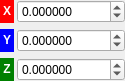
<?xml version="1.0" encoding="UTF-8"?>
<ui version="4.0">
 <class>Widget_ProxyParameter_Vector3D</class>
 <widget class="QWidget" name="Widget_ProxyParameter_Vector3D">
  <property name="geometry">
   <rect>
    <x>0</x>
    <y>0</y>
    <width>111</width>
    <height>72</height>
   </rect>
  </property>
  <property name="windowTitle">
   <string>Form</string>
  </property>
  <layout class="QGridLayout" name="gridLayout">
   <property name="leftMargin">
    <number>0</number>
   </property>
   <property name="topMargin">
    <number>0</number>
   </property>
   <property name="rightMargin">
    <number>0</number>
   </property>
   <property name="bottomMargin">
    <number>0</number>
   </property>
   <property name="horizontalSpacing">
    <number>3</number>
   </property>
   <item row="0" column="0">
    <widget class="QLabel" name="label_x">
     <property name="sizePolicy">
      <sizepolicy hsizetype="Fixed" vsizetype="Minimum">
       <horstretch>0</horstretch>
       <verstretch>0</verstretch>
      </sizepolicy>
     </property>
     <property name="styleSheet">
      <string notr="true">color: white;
background-color: red;
padding-left: 3%;
padding-right: 3%;</string>
     </property>
     <property name="text">
      <string>&lt;b&gt;X&lt;/b&gt;</string>
     </property>
     <property name="textFormat">
      <enum>Qt::AutoText</enum>
     </property>
     <property name="scaledContents">
      <bool>false</bool>
     </property>
     <property name="alignment">
      <set>Qt::AlignCenter</set>
     </property>
     <property name="wordWrap">
      <bool>false</bool>
     </property>
     <property name="openExternalLinks">
      <bool>false</bool>
     </property>
    </widget>
   </item>
   <item row="0" column="1">
    <widget class="QDoubleSpinBox" name="doubleSpinBox_x">
     <property name="sizePolicy">
      <sizepolicy hsizetype="Minimum" vsizetype="Fixed">
       <horstretch>0</horstretch>
       <verstretch>0</verstretch>
      </sizepolicy>
     </property>
     <property name="decimals">
      <number>6</number>
     </property>
     <property name="minimum">
      <double>-99999.000000000000000</double>
     </property>
     <property name="maximum">
      <double>99999.000000000000000</double>
     </property>
     <property name="singleStep">
      <double>0.050000000000000</double>
     </property>
    </widget>
   </item>
   <item row="1" column="0">
    <widget class="QLabel" name="label_y">
     <property name="sizePolicy">
      <sizepolicy hsizetype="Fixed" vsizetype="Minimum">
       <horstretch>0</horstretch>
       <verstretch>0</verstretch>
      </sizepolicy>
     </property>
     <property name="styleSheet">
      <string notr="true">color: white;
background-color: blue;
padding-left: 3%;
padding-right: 3%;</string>
     </property>
     <property name="text">
      <string>&lt;b&gt;Y&lt;/b&gt;</string>
     </property>
     <property name="alignment">
      <set>Qt::AlignCenter</set>
     </property>
    </widget>
   </item>
   <item row="1" column="1">
    <widget class="QDoubleSpinBox" name="doubleSpinBox_y">
     <property name="sizePolicy">
      <sizepolicy hsizetype="Minimum" vsizetype="Minimum">
       <horstretch>0</horstretch>
       <verstretch>0</verstretch>
      </sizepolicy>
     </property>
     <property name="decimals">
      <number>6</number>
     </property>
     <property name="minimum">
      <double>-99999.000000000000000</double>
     </property>
     <property name="maximum">
      <double>99999.000000000000000</double>
     </property>
     <property name="singleStep">
      <double>0.050000000000000</double>
     </property>
    </widget>
   </item>
   <item row="2" column="0">
    <widget class="QLabel" name="label_z">
     <property name="sizePolicy">
      <sizepolicy hsizetype="Fixed" vsizetype="Minimum">
       <horstretch>0</horstretch>
       <verstretch>0</verstretch>
      </sizepolicy>
     </property>
     <property name="styleSheet">
      <string notr="true">color: white;
background-color: green; 
padding-left: 3%;
padding-right: 3%;</string>
     </property>
     <property name="text">
      <string>&lt;b&gt;Z&lt;/b&gt;</string>
     </property>
     <property name="alignment">
      <set>Qt::AlignCenter</set>
     </property>
    </widget>
   </item>
   <item row="2" column="1">
    <widget class="QDoubleSpinBox" name="doubleSpinBox_z">
     <property name="sizePolicy">
      <sizepolicy hsizetype="Minimum" vsizetype="Minimum">
       <horstretch>0</horstretch>
       <verstretch>0</verstretch>
      </sizepolicy>
     </property>
     <property name="decimals">
      <number>6</number>
     </property>
     <property name="minimum">
      <double>-99999.000000000000000</double>
     </property>
     <property name="maximum">
      <double>99999.000000000000000</double>
     </property>
     <property name="singleStep">
      <double>0.050000000000000</double>
     </property>
    </widget>
   </item>
  </layout>
 </widget>
 <resources/>
 <connections/>
</ui>
